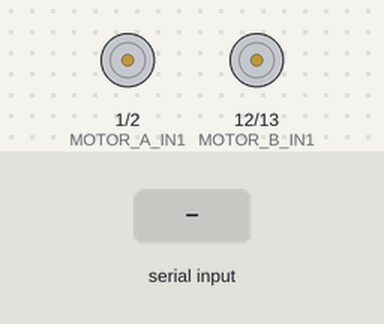
A sketch run on a simulated Arduino Uno, built with avr-gcc and run on an emulated ATmega328P. Parts: motor-driver pin pairs drawn as motors (green arrow = first pin HIGH = forward, orange = second pin HIGH = backward, longer = more drive, scaled by the enable pin). The inputs (shaded band) are chosen by the test bench.

Above: at 1.2 s.
1.3 s: "F" received over the second serial link
At 2.2 s:
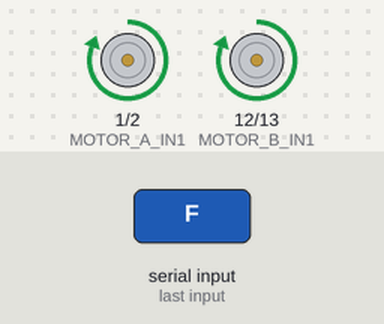
2.8 s: "B" received over the second serial link
At 3.3 s:
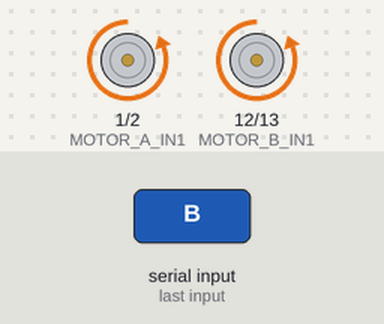
4.3 s: "L" received over the second serial link
At 5.5 s:
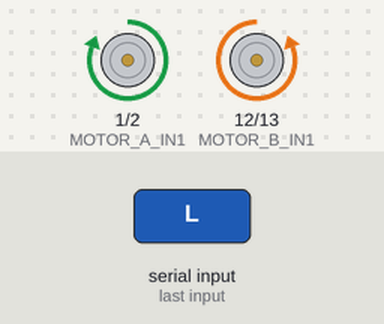
5.8 s: "R" received over the second serial link
At 6.8 s:
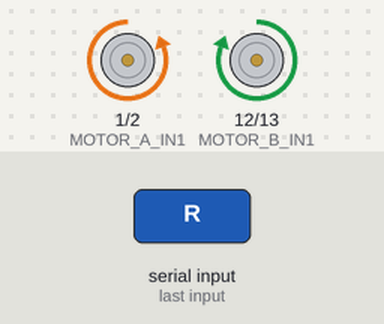
7.3 s: "S" received over the second serial link
At 8.0 s:
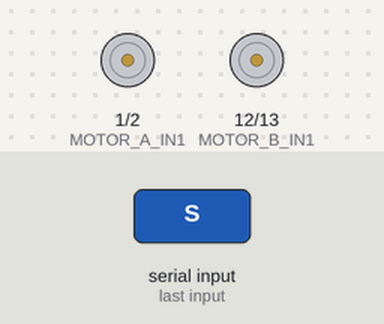
Timing chart, 0 to 9.8 s (numbered marks = the images above; inputs shaded):
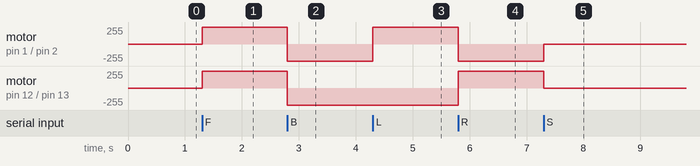

Measured:
- after the input at 1.3 s, motor on pin 1 (MOTOR_A_IN1) / pin 2 (MOTOR_A_IN2), motor on pin 12 (MOTOR_B_IN1) / pin 13 (MOTOR_B_IN2): stopped → forward 255/255 at once
- after the input at 2.8 s, motor on pin 1 (MOTOR_A_IN1) / pin 2 (MOTOR_A_IN2), motor on pin 12 (MOTOR_B_IN1) / pin 13 (MOTOR_B_IN2): forward 255/255 → backward 255/255 at once
- after the input at 4.3 s, motor on pin 1 (MOTOR_A_IN1) / pin 2 (MOTOR_A_IN2): backward 255/255 → forward 255/255 at once
- after the input at 5.8 s, motor on pin 1 (MOTOR_A_IN1) / pin 2 (MOTOR_A_IN2): forward 255/255 → backward 255/255 at once; motor on pin 12 (MOTOR_B_IN1) / pin 13 (MOTOR_B_IN2): backward 255/255 → forward 255/255 at once
- after the input at 7.3 s, motor on pin 1 (MOTOR_A_IN1) / pin 2 (MOTOR_A_IN2): backward 255/255 → stopped at once; motor on pin 12 (MOTOR_B_IN1) / pin 13 (MOTOR_B_IN2): forward 255/255 → stopped at once

The sketch:

week3task4.ino
```cpp
#include <SoftwareSerial.h>

// --- BLUETOOTH CONFIGURATION ---
// RX = A4 (Connect to HC-05 TX)
// TX = A5 (Connect to HC-05 RX)
SoftwareSerial btSerial(A4, A5);

// --- MOTOR PINS (Your Setup) ---
#define MOTOR_A_EN 3
#define MOTOR_A_IN1 1
#define MOTOR_A_IN2 2

#define MOTOR_B_EN 11
#define MOTOR_B_IN1 12
#define MOTOR_B_IN2 13   // WARNING: Pin 1 is Hardware TX.
                        // If upload fails, unplug Pin 1.

// --- SETTINGS ---
int carSpeed = 255;     // Max Speed
char command = 'S';     // Status

void setup() {
  // 1. Setup Bluetooth on A4/A5
  btSerial.begin(9600);

  // 2. Setup Motor Pins
  pinMode(MOTOR_A_EN, OUTPUT); pinMode(MOTOR_A_IN1, OUTPUT); pinMode(MOTOR_A_IN2, OUTPUT);
  pinMode(MOTOR_B_EN, OUTPUT); pinMode(MOTOR_B_IN1, OUTPUT); pinMode(MOTOR_B_IN2, OUTPUT);

  stopRobot();
}

void loop() {
  if (btSerial.available() > 0) {
    command = btSerial.read();
    processCommand(command);
  }
}

void processCommand(char cmd) {
  switch (cmd) {
    case 'F': moveForward(); break;
    case 'B': moveBackward(); break;
    case 'L': turnLeft(); break;
    case 'R': turnRight(); break;
    case 'S': stopRobot(); break;

    // Speed Settings (0, 1, ... 9, q)
    case '0': carSpeed = 0; break;
    case '5': carSpeed = 150; break;
    case '9': carSpeed = 255; break;
    case 'q': carSpeed = 255; break;
  }
}

// --- MOVEMENT FUNCTIONS ---

void moveForward() {
  digitalWrite(MOTOR_A_IN1, HIGH); digitalWrite(MOTOR_A_IN2, LOW); analogWrite(MOTOR_A_EN, carSpeed);
  digitalWrite(MOTOR_B_IN1, HIGH); digitalWrite(MOTOR_B_IN2, LOW); analogWrite(MOTOR_B_EN, carSpeed);
}

void moveBackward() {
  digitalWrite(MOTOR_A_IN1, LOW); digitalWrite(MOTOR_A_IN2, HIGH); analogWrite(MOTOR_A_EN, carSpeed);
  digitalWrite(MOTOR_B_IN1, LOW); digitalWrite(MOTOR_B_IN2, HIGH); analogWrite(MOTOR_B_EN, carSpeed);
}

void turnLeft() {
  digitalWrite(MOTOR_A_IN1, HIGH); digitalWrite(MOTOR_A_IN2, LOW); analogWrite(MOTOR_A_EN, carSpeed);
  digitalWrite(MOTOR_B_IN1, LOW); digitalWrite(MOTOR_B_IN2, HIGH); analogWrite(MOTOR_B_EN, carSpeed);
}

void turnRight() {
  digitalWrite(MOTOR_A_IN1, LOW); digitalWrite(MOTOR_A_IN2, HIGH); analogWrite(MOTOR_A_EN, carSpeed);
  digitalWrite(MOTOR_B_IN1, HIGH); digitalWrite(MOTOR_B_IN2, LOW); analogWrite(MOTOR_B_EN, carSpeed);
}

void stopRobot() {
  digitalWrite(MOTOR_A_IN1, LOW); digitalWrite(MOTOR_A_IN2, LOW); analogWrite(MOTOR_A_EN, 0);
  digitalWrite(MOTOR_B_IN1, LOW); digitalWrite(MOTOR_B_IN2, LOW); analogWrite(MOTOR_B_EN, 0);
}
```
